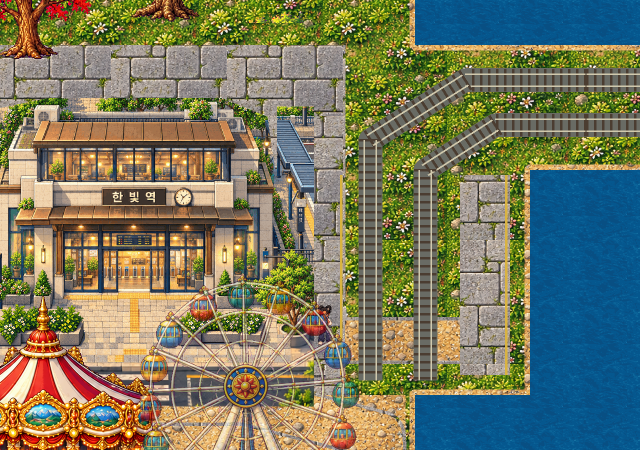
#> input picture docs/gate3-world/platform-native.png, 1280 x 900 px, given in place of palace-native.png, which was not available (shown at 1/2 size)
$ python g3d_audit_board.py
#> lines starting #> are read from the running program, lines starting #| are printed output that depends on the picture; pictures that were not available may be replaced by others from this repository, and a replacement may not be noted
from pathlib import Path
from PIL import Image,ImageDraw
import json,hashlib
R=Path(__file__).resolve().parents[1];D=R/'docs/gate3-recovery';old=R/'docs/gate3-world';names=['palace','academy','culture','transition','retail','station','namsan','amusement','waterfront','jeju'];boxes=[(140,330,780,780),(20,120,660,570),(100,150,740,600),(100,100,740,550),(100,350,740,800),(640,300,1280,750),(400,420,1040,870),(50,200,690,650),(0,130,640,580),(0,50,640,500)];rows=[]
for page in range(3):
 out=Image.new('RGB',(1300,980),'#243634');d=ImageDraw.Draw(out)
#> after `out = Image.new('RGB', (1300, 980), '#243634')`:
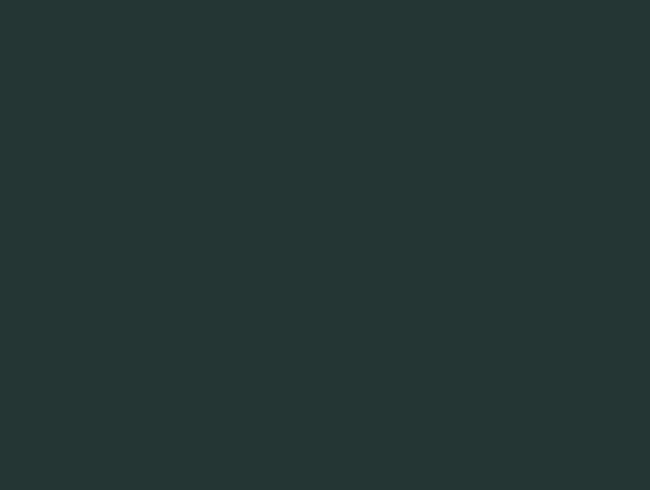
#> out: PIL image 1300x980 RGB (shown at 1/2 size); mean R, G, B 36, 54, 52
 for i in range(4):
  j=page*4+i
  if j>=len(names):break
  name=names[j];src=old/(name+'-native.png');crop=Image.open(src).convert('RGB').crop(boxes[j]);x=10+i%2*650;y=10+i//2*490;d.text((x,y),name.upper()+' / CURRENT REJECTED CONTEXT / native1:1 crop',fill='white');out.paste(crop,(x,y+28));crop.save(D/(name+'-audit-1x.png'),optimize=True);rows.append({'region':name,'source':str(src.relative_to(R)),'sourceSha256':hashlib.sha256(src.read_bytes()).hexdigest(),'nativeCrop':boxes[j]})
#> after `crop = Image.open(src).convert('RGB').crop(boxes[j])`:
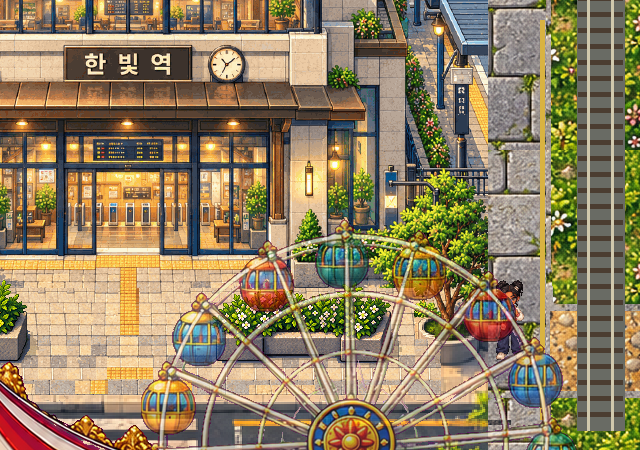
#> crop: PIL image 640x450 RGB; mean R, G, B 144.9, 128.4, 97.2
#> after `out.paste(crop, (x, y + 28))`:
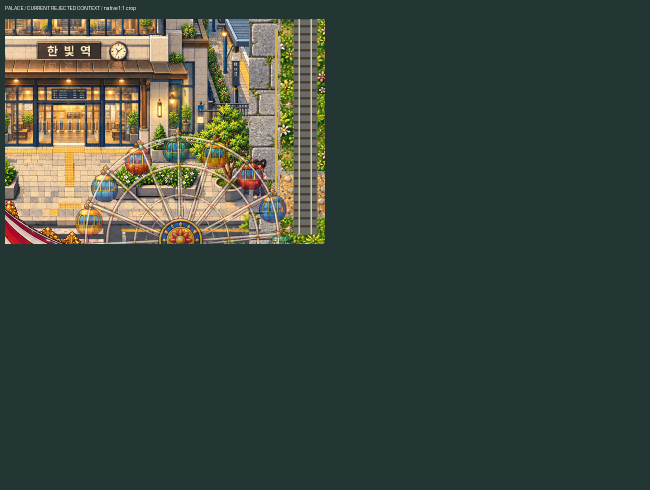
#> out: PIL image 1300x980 RGB (shown at 1/2 size); mean R, G, B 60.7, 70.9, 62.3
#> (the run stopped early here; a loop or call above may not have finished)

$ run again, on assets-src/gate25-refinement/west-before.png
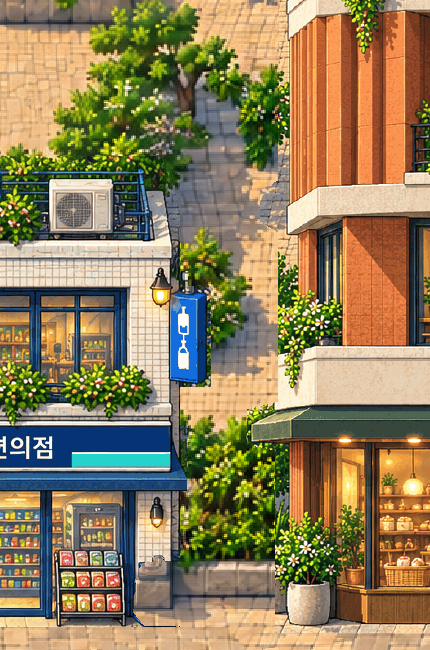
#> input picture assets-src/gate25-refinement/west-before.png, 430 x 650 px, given in place of palace-native.png, which was not available
#> `crop = Image.open(src).convert('RGB').crop(boxes[j])`:
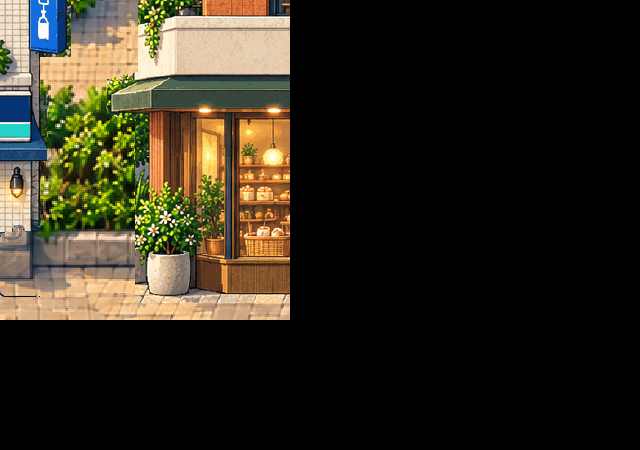
#> crop: PIL image 640x450 RGB; mean R, G, B 46.2, 41.2, 28.7
#> `out.paste(crop, (x, y + 28))`:
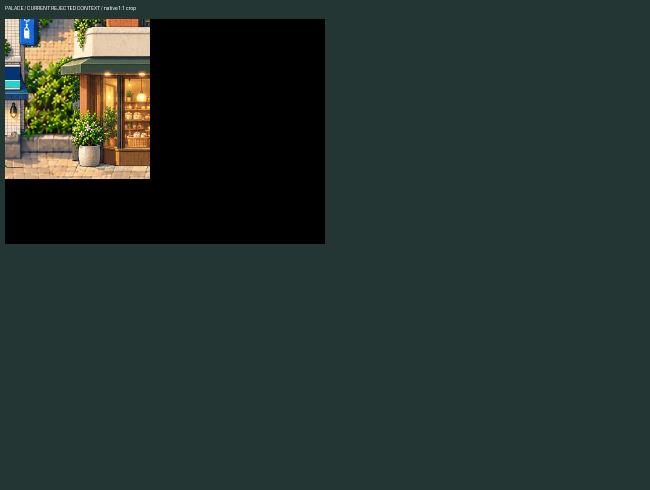
#> out: PIL image 1300x980 RGB (shown at 1/2 size); mean R, G, B 38.4, 51.2, 46.8
